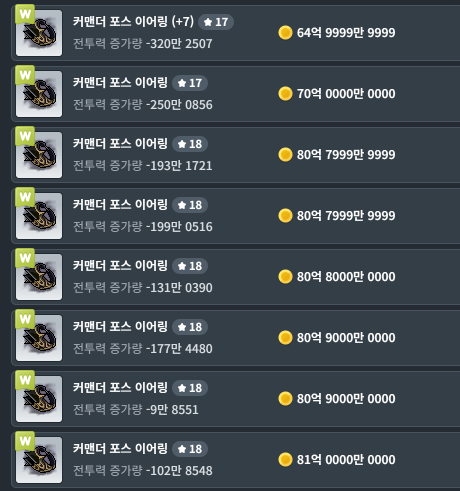
#> input picture tests/fixtures/auction_list/p1.png, 460 x 491 px
$ python -i tooltip.py   (imports and definitions only)
#> lines starting #> are read from the running program, lines starting #| are printed output that depends on the picture; after the words box and inside, x2 and y2 are one past the last pixel; in counts of white or black regions, pixels touching at a corner belong together
"""화면 공유 프레임에서 메이플 툴팁을 찾아 원래 크기로 자르고, 별(스타포스)을 세고, 아이템 이름 오타를 바로잡는다.

2026-10-04 측정(로컬 골든셋): 화면 전체를 줄여 보내면 AI가 숫자를 잘못 읽고(255→2550), 스타포스를 자주 틀린다(18→25).
툴팁만 원래 크기로 잘라 함께 보내고, 별은 코드가 센다. AI 판독값을 그대로 믿지 않는다(실측값 원칙).
"""

import numpy as np
from PIL import Image

CELL = 8                 # 툴팁 찾기 격자(픽셀)
MIN_W, MIN_H = 160, 180  # 툴팁 최소 크기(픽셀)
MAX_W = 600              # 툴팁 최대 폭(나란히 붙은 두 개는 나눈 뒤 잰다)
SINGLE_MAX_W = 460       # 이보다 넓으면 툴팁 두 개가 붙은 것으로 본다(실측 툴팁 폭 250~450)
STAR_BAND = 60           # 툴팁 맨 위에서 별 줄이 있는 높이(픽셀). 48이면 둘째 별 줄(16성~)이 잘렸다(2026-11-14 실측: 18성→15)


def _dark_mask(a: np.ndarray) -> np.ndarray:
    """툴팁 바탕: 어둡고 채도가 낮은 남회색(반투명이라 배경이 살짝 비친다)."""
    luma = 0.299 * a[..., 0] + 0.587 * a[..., 1] + 0.114 * a[..., 2]
    sat = a.max(axis=2) - a.min(axis=2)
    # 실측(툴팁 4장): 중앙값 RGB (47~55, 53~61, 61~70), 채도 중앙값 13~15 — 남회색(파랑 ≥ 빨강)
    return (luma > 35) & (luma < 82) & (sat < 30) & (a[..., 2] >= a[..., 0])


# [12 lines left out: function _open, not called in this run]


def _close(g: np.ndarray) -> np.ndarray:
    """격자 닫기(팽창 후 침식): 글자 줄 때문에 끊긴 칸을 메운다."""
    d = g.copy()
    d[1:] |= g[:-1]; d[:-1] |= g[1:]; d[:, 1:] |= g[:, :-1]; d[:, :-1] |= g[:, 1:]
    e = d.copy()
    e[1:] &= d[:-1]; e[:-1] &= d[1:]; e[:, 1:] &= d[:, :-1]; e[:, :-1] &= d[:, 1:]
    return e


# [20 lines left out: function _components, not called in this run]


def _refine(dark: np.ndarray, box: tuple[int, int, int, int]) -> tuple[int, int, int, int]:
    """격자 단위 상자를 픽셀 단위로: 어두운 비율이 절반 넘는 첫·마지막 행·열."""
    x0, y0, x1, y1 = box
    sub = dark[y0:y1, x0:x1]
    cols = np.nonzero(sub.mean(axis=0) > 0.5)[0]
    rows = np.nonzero(sub.mean(axis=1) > 0.5)[0]
    if len(cols) == 0 or len(rows) == 0:
        return box
    return x0 + int(cols[0]), y0 + int(rows[0]), x0 + int(cols[-1]) + 1, y0 + int(rows[-1]) + 1


def _split_columns(a: np.ndarray, box: tuple[int, int, int, int]) -> list[tuple[int, int, int, int]]:
    """나란히 붙은 두 툴팁(마우스를 올린 매물 + '현재 장착 중인 장비' 비교)을 밝은 세로 테두리에서 나눈다."""
    x0, y0, x1, y1 = box
    luma = 0.299 * a[y0:y1, x0:x1, 0] + 0.587 * a[y0:y1, x0:x1, 1] + 0.114 * a[y0:y1, x0:x1, 2]
    light = (luma > 110).mean(axis=0)
    cuts = [i for i in range(MIN_W, (x1 - x0) - MIN_W) if light[i] > 0.7]
    if cuts:
        c = x0 + cuts[len(cuts) // 2]
        return [(x0, y0, c, y1), (c + 1, y0, x1, y1)]
    if x1 - x0 > SINGLE_MAX_W:
        seam = _outline_seam(a, box)
        if seam:
            return seam
        # 테두리 없이 딱 붙은 두 툴팁: 가운데쯤에서 '어두운 바탕' 비율이 가장 낮은 열(두 툴팁의 경계)에서 나눈다
        dark = _dark_mask(a[y0:y1, x0:x1]).mean(axis=0)
        lo, hi = int((x1 - x0) * 0.3), int((x1 - x0) * 0.7)
        c = x0 + lo + int(np.argmin(dark[lo:hi]))
        return [(x0, y0, c, y1), (c + 1, y0, x1, y1)]
    return [box]


EDGE_LUMA = (66, 100)  # 다크모드 툴팁 테두리 열의 밝기 중앙값(2026-11-13 실제 캡처 16장: 76~84)
EDGE_OUTSIDE = 50      # 테두리 바로 바깥 열(실측 40~45) — 툴팁 바탕(51~53)·경매장 창(57~59)보다 어둡다
EDGE_SEARCH = 24       # 격자(8px) 상자 왼쪽 끝에서 진짜 왼쪽 테두리까지 찾는 폭(실측 최대 6px)


# [18 lines left out: function _outline_seam, not called in this run]


def _column_runs(grid: np.ndarray, max_gap: int = 0) -> list[tuple[int, int, int]]:
    """열마다 가장 긴 세로 어두운 구간 (열, 시작 행, 끝 행). max_gap칸 이하로 끊긴 곳은 이어진 것으로 본다 —
    훈장처럼 짧은 툴팁은 주황 이름표·아이콘 칸에 끊겨 기준 길이에 못 미친다(2026-10-06 실측: 168px 두 토막)."""
    out = []
    for x in range(grid.shape[1]):
        best, start, last = (0, 0, 0), None, None
        for y, v in enumerate(grid[:, x]):
            if not v:
                continue
            if start is None or y - last - 1 > max_gap:
                start = y
            last = y
            if y - start + 1 > best[0]:
                best = (y - start + 1, start, y)
        out.append((x, best[1], best[2]) if best[0] else (x, 0, -1))
    return out


OUTLINE_LIGHT = (64, 110)  # 툴팁 테두리 선(1px)의 밝기 — 2026-11-25 실제 화면: 세로 79~81, 가로 77~98
OUTLINE_STEP = 14          # 테두리 선이 양옆(바깥 어두운 선 43쯤·안쪽 바탕 52쯤)보다 이만큼 밝다
OUTLINE_RUN, OUTLINE_GAP = 150, 10


def _outline_runs(m: np.ndarray, min_run: int) -> list[tuple[int, int]]:
    """참인 구간들(OUTLINE_GAP 이하 끊김은 잇는다) 중 min_run 이상인 것."""
    out, start, last = [], None, None
    for y in np.nonzero(m)[0]:
        if start is None:
            start = last = y
        elif y - last - 1 <= OUTLINE_GAP:
            last = y
        else:
            if last - start + 1 >= min_run:
                out.append((int(start), int(last)))
            start = last = y
    if start is not None and last - start + 1 >= min_run:
        out.append((int(start), int(last)))
    return [(s, e) for s, e in out if m[s:e + 1].mean() >= 0.8]


# [9 lines left out: function _outline_hline, not called in this run]


def find_outlined(img: Image.Image) -> list[tuple[int, int, int, int]]:
    """툴팁을 테두리 선으로 찾는다: [바깥 어두운 선 | 밝은 테두리 1px | 안쪽 바탕]이 세로로 길게 이어진 왼쪽·오른쪽 끝을 짝짓고,
    위·아래 가로 테두리로 높이를 정한다. 어두운 영역으로 찾는 방식(_find)은 경매장 다크모드에서 창 전체가 어두워 어긋났다 —
    2026-11-25 실제 화면 23장: 툴팁 위 목록 줄까지 한 상자로 잡고(위 끝 200, 실제 290), 붙어 뜬 매물·착용 툴팁의 경계가
    화면마다 달라(매물 툴팁 너비 362~521) 같은 매물을 화면마다 AI로 다시 읽었고, 검색 조건 칸도 툴팁으로 잡았다.
    이 방식은 같은 23장에서 툴팁 둘만 잡고 너비가 모두 321로 같다 — 그 화면들에는 경매장 창·목록·검색 조건 칸이 다 보이는데도
    다른 상자는 잡지 않았다. (주의: 같이 받아 둔 '툴팁 없는 화면' 55장은 전부 검은 화면이라 증거가 못 된다 — 툴팁이 없는
    경매장 목록 화면에서 가짜 상자가 안 잡히는지는 실제 화면으로 아직 확인하지 못했다. 2026-11-26)
    마우스 커서·아이콘에 가려 끊긴 세로선은 한 열 안에서 잇는다. 못 찾으면 빈 목록 — 부르는 쪽이 옛 방식으로 넘어간다."""
    a = np.asarray(img.convert("RGB")).astype(np.int16)
    luma = 0.299 * a[..., 0] + 0.587 * a[..., 1] + 0.114 * a[..., 2]
    light = (luma >= OUTLINE_LIGHT[0]) & (luma <= OUTLINE_LIGHT[1])
    thin = np.zeros_like(light)
    thin[:, 1:-1] = light[:, 1:-1] & (luma[:, :-2] <= luma[:, 1:-1] - OUTLINE_STEP) & (luma[:, 2:] <= luma[:, 1:-1] - OUTLINE_STEP)
    left, right = [], []
    for x in np.nonzero(thin.sum(axis=0) >= OUTLINE_RUN * 0.8)[0]:
        runs = _outline_runs(thin[:, x], 60)
        if not runs:
            continue
        s, e = runs[0][0], runs[-1][1]
        if e - s + 1 < OUTLINE_RUN or thin[s:e + 1, x].mean() < 0.7:
            continue
        outer_left = np.median(luma[s:e + 1, x - 1]) < np.median(luma[s:e + 1, x + 1])   # 바깥쪽(어두운 선)이 더 어둡다
        (left if outer_left else right).append((int(x), s, e))
    out = []
    for lx, ls, le in left:
        cand = [(rx, rs, re) for rx, rs, re in right if MIN_W <= rx - lx <= SINGLE_MAX_W
                and min(le, re) - max(ls, rs) >= 0.6 * max(le - ls, re - rs) and (abs(rs - ls) <= 12 or abs(re - le) <= 12)]
        if not cand:
            continue
        rx, rs, re = min(cand)
        top = _outline_hline(luma, min(ls, rs) - 16, max(ls, rs) + 8, lx + 12, rx - 12, below_dark=False)
        bottom = _outline_hline(luma, min(le, re) - 8, max(le, re) + 16, lx + 12, rx - 12, below_dark=True)
        y0 = top if top is not None else max(ls, rs)
        y1 = (bottom if bottom is not None else min(le, re)) + 1
        if y1 - y0 < MIN_H:
            continue
        med = np.median(a[y0 + 20:y1 - 20:4, lx + 8:rx - 8:4].reshape(-1, 3), axis=0)
        if 35 <= med.mean() <= 70 and med[2] >= med[0]:      # 안쪽이 툴팁 바탕(어두운 남회색)
            out.append((lx, y0, rx + 1, y1))
    return sorted(set(out))


def find_tooltips(img: Image.Image) -> list[tuple[int, int, int, int]]:
    """툴팁 상자 [(x0, y0, x1, y1)] 왼쪽부터. 기본 방식 결과는 그대로 두고, 짧게 끊긴 열을 잇는 방식(훈장처럼 짧은 툴팁)으로
    찾은 상자 중 기존 상자와 겹치지 않는 것만 보탠다 — 바로 바꾸면 실제 화면 25/88장·수집본 74/174장의 상자가 달라졌다(2026-10-06)."""
    outlined = find_outlined(img)
    if outlined:               # 테두리 선이 보이면 그 상자가 픽셀 단위로 맞다(2026-11-25)
        return outlined
    return find_by_darkness(img)


def find_by_darkness(img: Image.Image) -> list[tuple[int, int, int, int]]:
    """옛 방식: 어두운 영역으로 툴팁을 찾는다(테두리 선이 안 보이는 화면용)."""
    base = _find(img, max_gap=0, widen=False)
    a = np.asarray(img.convert("RGB")).astype(np.int16)
    extra = [b for b in _find(img, max_gap=3, widen=True)
             if not any(_overlap(b, o) for o in base) and _looks_like_text(a, b)]
    return sorted(set(base + extra))


# [10 lines left out: function _looks_like_text, not called in this run]


def _overlap(a, b) -> bool:
    return a[0] < b[2] and b[0] < a[2] and a[1] < b[3] and b[1] < a[3]


def _find(img: Image.Image, max_gap: int, widen: bool) -> list[tuple[int, int, int, int]]:
    """툴팁 상자 [(x0, y0, x1, y1)] 왼쪽부터.
    툴팁은 경매장 창 위에 겹쳐 뜨고 창 테두리도 같은 남회색이라, 어두운 덩어리로는 둘이 붙는다(2026-10-04 실측).
    그래서 '위에서 아래로 길게 이어지는 어두운 열'을 모아 툴팁 폭을 잡는다 — 경매장 창 본문은 흰색이라 끊긴다."""
    a = np.asarray(img.convert("RGB")).astype(np.int16)
    dark = _dark_mask(a)
    h, w = dark.shape
    gh, gw = h // CELL, w // CELL
    grid = _close(dark[: gh * CELL, : gw * CELL].reshape(gh, CELL, gw, CELL).mean(axis=(1, 3)) > 0.45)
    need = MIN_H // CELL
    runs = _column_runs(grid, max_gap)
    groups, cur = [], []
    for x, y0, y1 in runs:
        if y1 - y0 + 1 >= need:
            cur.append((x, y0, y1))
        elif cur:
            groups.append(cur)
            cur = []
    if cur:
        groups.append(cur)
    boxes = []
    for g in groups:
        if len(g) * CELL < MIN_W:
            continue
        y0 = int(np.median([r[1] for r in g])) * CELL
        y1 = (int(np.median([r[2] for r in g])) + 1) * CELL
        gx0, gx1 = g[0][0], g[-1][0]
        # 아이콘 칸처럼 밝은 것에 막혀 짧아진 가장자리 열: 같은 높이에서 절반 이상 어두우면 툴팁에 넣는다(훈장 아이콘)
        rows = slice(y0 // CELL, y1 // CELL)
        while widen and gx0 > 0 and grid[rows, gx0 - 1].mean() >= 0.5:
            gx0 -= 1
        while widen and gx1 < gw - 1 and grid[rows, gx1 + 1].mean() >= 0.5:
            gx1 += 1
        box = (gx0 * CELL, y0, (gx1 + 1) * CELL, y1)
        for part in _split_columns(a, box):
            px0, py0, px1, py1 = _refine(dark, part)
            if MIN_W <= px1 - px0 <= MAX_W and py1 - py0 >= MIN_H:
                boxes.append((px0, py0, px1, py1))
    return sorted(boxes)


def crop(img: Image.Image, box: tuple[int, int, int, int], margin: int = 4) -> Image.Image:
    x0, y0, x1, y1 = box
    return img.crop((max(0, x0 - margin), max(0, y0 - margin), min(img.width, x1 + margin), min(img.height, y1 + margin)))


# [130 lines left out: functions stars_near, count_stars, _count_star_rows, _distance, _parts, _look_alike and 2 more, not called in this run]

>>> from PIL import Image
>>> picture = Image.open('../tests/fixtures/auction_list/p1.png')
#> picture is the input picture: PIL image 460x491 RGB; mean R, G, B 69.3, 77.7, 82.8
>>> result = find_tooltips(picture)
#> in find_outlined, `light = (luma >= OUTLINE_LIGHT[0]) & (luma <= OUTLINE_LIGHT[1])`:
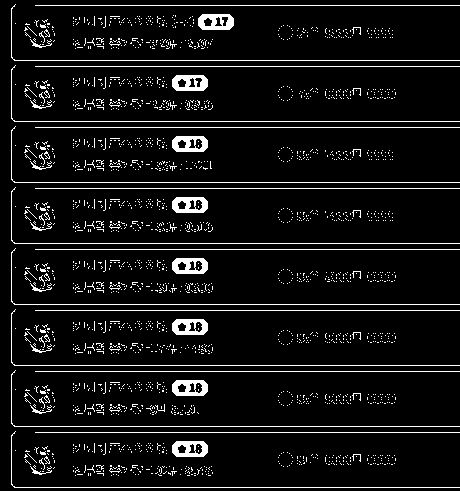
#> light: shape (491, 460) bool; 7.4% white in thin lines or dots
#> in find_outlined, `thin[:, 1:-1] = light[:, 1:-1] & (luma[:, :-2] <= luma[:, 1:-1] - OUTL..`:
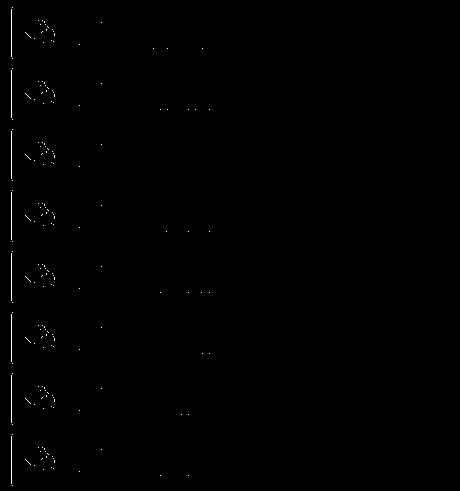
#> thin: shape (491, 460) bool; 0.29% white in thin lines or dots, all inside (x1, y1, x2, y2) = (11, 7, 210, 486)
#> the loop in find_outlined, `for x in np.nonzero(thin.sum(axis=0) >= OUTLINE_RUN * 0.8)[0]:` made 1 pass
#> x on pass 1: 11
#> after the loop in find_outlined, `for lx, ls, le in left:`: out = []
#> in _dark_mask, `sat = a.max(axis=2) - a.min(axis=2)`:
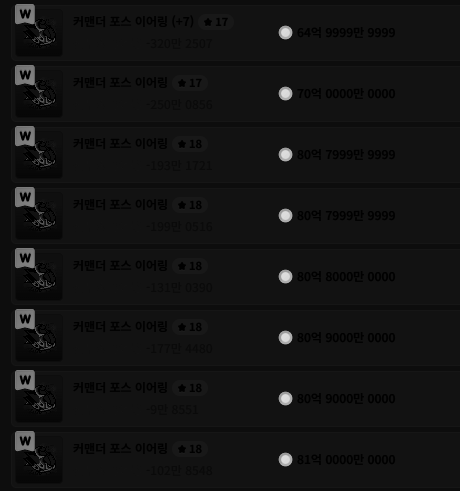
#> sat: shape (491, 460) int16; min 0, max 220, mean 18.7
#> in _dark_mask, `return (luma > 35) & (luma < 82) & (sat < 30) & (a[..., 2] >= a[..., 0])`:
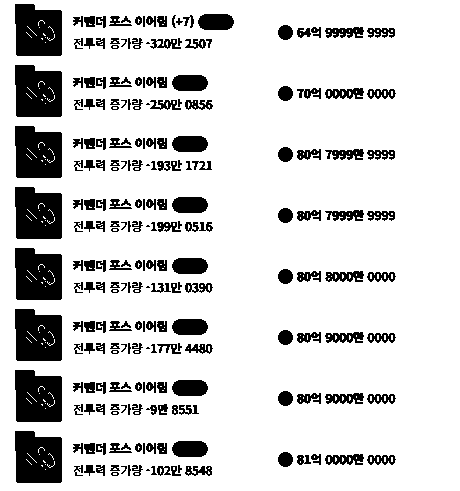
#> returned value: shape (491, 460) bool; 82.9% white; 231 black regions (15 under 20 px), largest, box (x1, y1, x2, y2) and area: (15, 4, 62, 56) 2187, (15, 65, 62, 117) 2187, (15, 126, 62, 178) 2187
#> in _close, `d = g.copy()`: d: shape (61, 57) bool; 86% white; 85 black regions (77 under 20 px), largest, box (x1, y1, x2, y2) and area: (2, 23, 8, 30) 38, (2, 8, 8, 15) 37, (2, 46, 8, 53) 37
#> in _close, `d[1:] |= g[:-1]`: d: shape (61, 57) bool; 92.4% white; 21 black regions (13 under 20 px), largest, box (x1, y1, x2, y2) and area: (2, 24, 8, 30) 32, (2, 9, 8, 15) 31, (2, 47, 8, 53) 31
#> in _close, `d[:-1] |= g[1:]`: d: shape (61, 57) bool; 94.7% white; 8 black regions, largest, box (x1, y1, x2, y2) and area: (2, 24, 8, 29) 26, (2, 9, 8, 14) 25, (2, 47, 8, 52) 25
#> in _close, `d[:, 1:] |= g[:, :-1]`: d: shape (61, 57) bool; 95.7% white; 8 black regions (5 under 20 px), largest, box (x1, y1, x2, y2) and area: (3, 24, 8, 29) 21, (3, 9, 8, 14) 20, (3, 47, 8, 52) 20
#> in _close, `d[:, :-1] |= g[:, 1:]`: d: shape (61, 57) bool; 96.4% white; 8 black regions (8 under 20 px)
#> in _close, `e[1:] &= d[:-1]`: e: shape (61, 57) bool; 95.5% white; 8 black regions (3 under 20 px), largest, box (x1, y1, x2, y2) and area: (3, 9, 7, 15) 21, (3, 24, 7, 30) 21, (3, 47, 7, 53) 21, (3, 2, 7, 7) 20, (3, 40, 7, 45) 20
#> in _close, `e[:-1] &= d[1:]`: e: shape (61, 57) bool; 94.6% white; 8 black regions, largest, box (x1, y1, x2, y2) and area: (3, 8, 7, 15) 25, (3, 23, 7, 30) 25, (3, 46, 7, 53) 25
#> in _close, `e[:, 1:] &= d[:, :-1]`: e: shape (61, 57) bool; 93.8% white; 8 black regions, largest, box (x1, y1, x2, y2) and area: (3, 8, 8, 15) 29, (3, 23, 8, 30) 29, (3, 46, 8, 53) 29
#> in _close, `e[:, :-1] &= d[:, 1:]`:
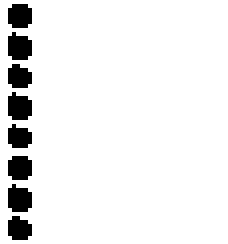
#> e: shape (61, 57) bool (shown 4 times larger); 92.8% white; 8 black regions, largest, box (x1, y1, x2, y2) and area: (2, 8, 8, 15) 34, (2, 23, 8, 30) 34, (2, 46, 8, 53) 34
#> in _find, `runs = _column_runs(grid, max_gap)`: runs = 57 items, first 6: (0, 0, 60), (1, 0, 60), (2, 36, 39), (3, 37, 38), (4, 7, 8), (5, 7, 8)
#> the loop in _find, `for x, y0, y1 in runs:` made 57 passes
#> (y0, y1) on passes 1 to 12: (0, 60), (0, 60), (36, 39), (37, 38), (7, 8), (7, 8), (7, 8), (6, 9), (0, 60), (0, 60), (0, 60), (0, 60)
#> after the loop in _find, `for x, y0, y1 in runs:`: cur = 49 items, first 6: (8, 0, 60), (9, 0, 60), (10, 0, 60), (11, 0, 60), (12, 0, 60), (13, 0, 60); groups = [[(0, 0, 60), (1, 0, 60)]]
#> the loop in _find, `for g in groups:` made 2 passes
#> g on pass 1: [(0, 0, 60), (1, 0, 60)]
#> box on pass 2: (64, 0, 456, 488)
#> after the loop in _find, `for g in groups:`: boxes = [(64, 0, 456, 488)]
#> the loop in _find (call 2), `for x, y0, y1 in runs:` made 57 passes
#> the loop in _find (call 2), `for g in groups:` made 2 passes
#> box on pass 2: (56, 0, 456, 488)
#> pass 2, in _split_columns (call 2), `luma = 0.299 * a[y0:y1, x0:x1, 0] + 0.587 * a[y0:y1, x0:x1, 1] + 0.114..`:
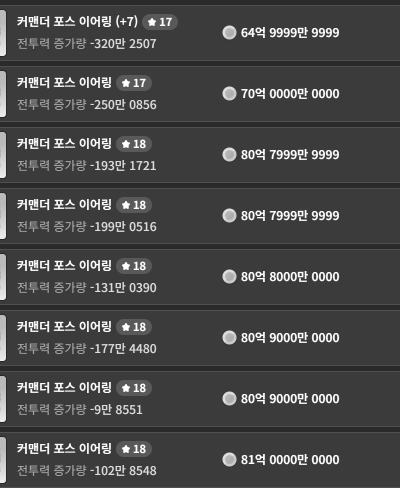
#> luma: shape (488, 400) float64; min 40, max 255, mean 71.9
#> pass 2, in _refine (call 2), `sub = dark[y0:y1, x0:x1]`:
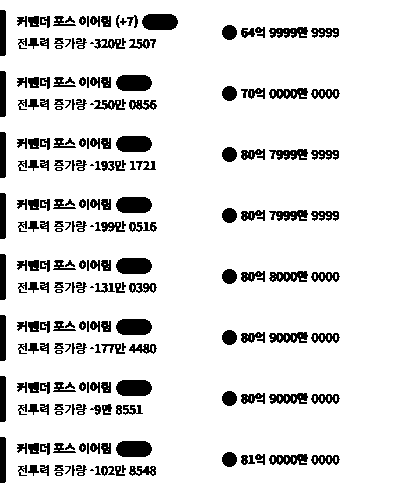
#> sub: shape (488, 400) bool; 88.1% white; 231 black regions (15 under 20 px), largest, box (x1, y1, x2, y2) and area: (142, 14, 178, 30) 512, (116, 75, 152, 91) 512, (116, 136, 152, 152) 512
#> in find_by_darkness, `extra = [b for b in _find(img, max_gap=3, widen=True) if not any(_over..`: extra = []
#> result = [(64, 0, 456, 488)]
